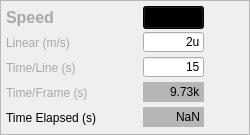
       <widget class="QFrame" name="frame_6">
        <property name="styleSheet">
         <string notr="true">#frame_6{
border:1px solid rgb(168,168,168)
}</string>
        </property>
        <property name="frameShape">
         <enum>QFrame::StyledPanel</enum>
        </property>
        <property name="frameShadow">
         <enum>QFrame::Raised</enum>
        </property>
        <layout class="QGridLayout" name="gridLayout_7">
         <property name="leftMargin">
          <number>5</number>
         </property>
         <property name="topMargin">
          <number>5</number>
         </property>
         <property name="rightMargin">
          <number>5</number>
         </property>
         <property name="bottomMargin">
          <number>5</number>
         </property>
         <property name="verticalSpacing">
          <number>2</number>
         </property>
         <item row="4" column="0">
          <widget class="QLabel" name="label_TimeElapsed">
           <property name="sizePolicy">
            <sizepolicy hsizetype="Fixed" vsizetype="Fixed">
             <horstretch>0</horstretch>
             <verstretch>0</verstretch>
            </sizepolicy>
           </property>
           <property name="minimumSize">
            <size>
             <width>0</width>
             <height>23</height>
            </size>
           </property>
           <property name="maximumSize">
            <size>
             <width>16777215</width>
             <height>23</height>
            </size>
           </property>
           <property name="styleSheet">
            <string notr="true">#label_Basename{
color: rgb(168, 168, 168)
}</string>
           </property>
           <property name="text">
            <string>Time Elapsed (s)</string>
           </property>
          </widget>
         </item>
         <item row="4" column="2">
          <widget class="QLineEdit" name="lineEdit_TimeElapsed">
           <property name="minimumSize">
            <size>
             <width>61</width>
             <height>20</height>
            </size>
           </property>
           <property name="maximumSize">
            <size>
             <width>61</width>
             <height>20</height>
            </size>
           </property>
           <property name="styleSheet">
            <string notr="true">#lineEdit_TimeElapsed{
background: rgb(181, 181, 181);
border: grey;
}</string>
           </property>
           <property name="text">
            <string>NaN</string>
           </property>
           <property name="alignment">
            <set>Qt::AlignRight|Qt::AlignTrailing|Qt::AlignVCenter</set>
           </property>
           <property name="readOnly">
            <bool>true</bool>
           </property>
          </widget>
         </item>
         <item row="1" column="0">
          <widget class="QLabel" name="label_Linear">
           <property name="sizePolicy">
            <sizepolicy hsizetype="Fixed" vsizetype="Fixed">
             <horstretch>0</horstretch>
             <verstretch>0</verstretch>
            </sizepolicy>
           </property>
           <property name="minimumSize">
            <size>
             <width>0</width>
             <height>23</height>
            </size>
           </property>
           <property name="maximumSize">
            <size>
             <width>16777215</width>
             <height>23</height>
            </size>
           </property>
           <property name="styleSheet">
            <string notr="true">#label_Linear{
color: rgb(168, 168, 168)
}</string>
           </property>
           <property name="text">
            <string>Linear (m/s)</string>
           </property>
          </widget>
         </item>
         <item row="2" column="0">
          <widget class="QLabel" name="label_LineTime">
           <property name="sizePolicy">
            <sizepolicy hsizetype="Fixed" vsizetype="Fixed">
             <horstretch>0</horstretch>
             <verstretch>0</verstretch>
            </sizepolicy>
           </property>
           <property name="minimumSize">
            <size>
             <width>0</width>
             <height>23</height>
            </size>
           </property>
           <property name="maximumSize">
            <size>
             <width>16777215</width>
             <height>23</height>
            </size>
           </property>
           <property name="styleSheet">
            <string notr="true">#label_LineTime{
color: rgb(168, 168, 168)
}</string>
           </property>
           <property name="text">
            <string>Time/Line (s)</string>
           </property>
          </widget>
         </item>
         <item row="3" column="2">
          <widget class="QLineEdit" name="lineEdit_FrameTime">
           <property name="minimumSize">
            <size>
             <width>61</width>
             <height>20</height>
            </size>
           </property>
           <property name="maximumSize">
            <size>
             <width>61</width>
             <height>20</height>
            </size>
           </property>
           <property name="styleSheet">
            <string notr="true">#lineEdit_FrameTime{
background: rgb(181, 181, 181);
border: grey;
}</string>
           </property>
           <property name="text">
            <string>9.73k</string>
           </property>
           <property name="alignment">
            <set>Qt::AlignRight|Qt::AlignTrailing|Qt::AlignVCenter</set>
           </property>
           <property name="readOnly">
            <bool>true</bool>
           </property>
          </widget>
         </item>
         <item row="0" column="0">
          <widget class="QLabel" name="label_Speed">
           <property name="sizePolicy">
            <sizepolicy hsizetype="Fixed" vsizetype="Fixed">
             <horstretch>0</horstretch>
             <verstretch>0</verstretch>
            </sizepolicy>
           </property>
           <property name="font">
            <font>
             <pointsize>12</pointsize>
             <weight>75</weight>
             <bold>true</bold>
            </font>
           </property>
           <property name="styleSheet">
            <string notr="true">#label_Speed{
color: rgb(168, 168, 168)
}</string>
           </property>
           <property name="text">
            <string>Speed</string>
           </property>
          </widget>
         </item>
         <item row="3" column="0">
          <widget class="QLabel" name="label_FrameTime">
           <property name="sizePolicy">
            <sizepolicy hsizetype="Fixed" vsizetype="Fixed">
             <horstretch>0</horstretch>
             <verstretch>0</verstretch>
            </sizepolicy>
           </property>
           <property name="minimumSize">
            <size>
             <width>0</width>
             <height>23</height>
            </size>
           </property>
           <property name="maximumSize">
            <size>
             <width>16777215</width>
             <height>23</height>
            </size>
           </property>
           <property name="styleSheet">
            <string notr="true">#label_FrameTime{
color: rgb(168, 168, 168)
}</string>
           </property>
           <property name="text">
            <string>Time/Frame (s)</string>
           </property>
          </widget>
         </item>
         <item row="1" column="2">
          <widget class="QLineEdit" name="lineEdit_Linear">
           <property name="minimumSize">
            <size>
             <width>61</width>
             <height>20</height>
            </size>
           </property>
           <property name="maximumSize">
            <size>
             <width>61</width>
             <height>20</height>
            </size>
           </property>
           <property name="styleSheet">
            <string notr="true"/>
           </property>
           <property name="text">
            <string>2u</string>
           </property>
           <property name="alignment">
            <set>Qt::AlignRight|Qt::AlignTrailing|Qt::AlignVCenter</set>
           </property>
          </widget>
         </item>
         <item row="0" column="2">
          <widget class="QPushButton" name="push_toggleSmooth">
           <property name="sizePolicy">
            <sizepolicy hsizetype="Expanding" vsizetype="Fixed">
             <horstretch>0</horstretch>
             <verstretch>0</verstretch>
            </sizepolicy>
           </property>
           <property name="minimumSize">
            <size>
             <width>23</width>
             <height>23</height>
            </size>
           </property>
           <property name="maximumSize">
            <size>
             <width>100</width>
             <height>23</height>
            </size>
           </property>
           <property name="toolTip">
            <string>Toggles between a smooth ramp at a given speed and quick rough steps with a delay</string>
           </property>
           <property name="styleSheet">
            <string notr="true">#push_toggleSmooth{
image:url(:/nSOTScanner/Pictures/smoothScan.png);
background: black;
}
</string>
           </property>
           <property name="text">
            <string/>
           </property>
          </widget>
         </item>
         <item row="0" column="1">
          <spacer name="horizontalSpacer_11">
           <property name="orientation">
            <enum>Qt::Horizontal</enum>
           </property>
           <property name="sizeHint" stdset="0">
            <size>
             <width>40</width>
             <height>20</height>
            </size>
           </property>
          </spacer>
         </item>
         <item row="2" column="2">
          <widget class="QLineEdit" name="lineEdit_LineTime">
           <property name="minimumSize">
            <size>
             <width>61</width>
             <height>20</height>
            </size>
           </property>
           <property name="maximumSize">
            <size>
             <width>61</width>
             <height>20</height>
            </size>
           </property>
           <property name="styleSheet">
            <string notr="true"/>
           </property>
           <property name="text">
            <string>15</string>
           </property>
           <property name="alignment">
            <set>Qt::AlignRight|Qt::AlignTrailing|Qt::AlignVCenter</set>
           </property>
          </widget>
         </item>
         <item row="0" column="3">
          <spacer name="horizontalSpacer_12">
           <property name="orientation">
            <enum>Qt::Horizontal</enum>
           </property>
           <property name="sizeHint" stdset="0">
            <size>
             <width>40</width>
             <height>20</height>
            </size>
           </property>
          </spacer>
         </item>
        </layout>
       </widget>
